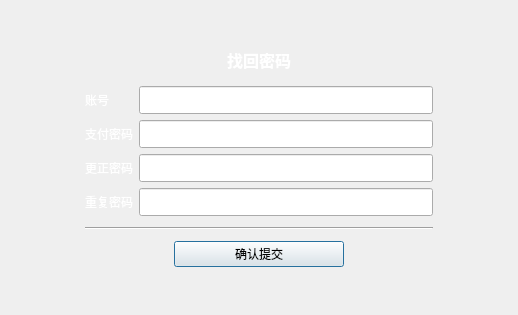
<?xml version="1.0" encoding="UTF-8"?>
<ui version="4.0">
 <class>ForgetPassW</class>
 <widget class="QDialog" name="ForgetPassW">
  <property name="geometry">
   <rect>
    <x>0</x>
    <y>0</y>
    <width>518</width>
    <height>315</height>
   </rect>
  </property>
  <property name="windowTitle">
   <string>找回密码</string>
  </property>
  <property name="windowIcon">
   <iconset resource="resource.qrc">
    <normaloff>:/new/prefix1/res/找回密码.png</normaloff>:/new/prefix1/res/找回密码.png</iconset>
  </property>
  <layout class="QHBoxLayout" name="horizontalLayout">
   <property name="leftMargin">
    <number>85</number>
   </property>
   <property name="topMargin">
    <number>40</number>
   </property>
   <property name="rightMargin">
    <number>85</number>
   </property>
   <property name="bottomMargin">
    <number>40</number>
   </property>
   <item>
    <layout class="QVBoxLayout" name="verticalLayout">
     <item>
      <widget class="QLabel" name="label_4">
       <property name="maximumSize">
        <size>
         <width>16777215</width>
         <height>30</height>
        </size>
       </property>
       <property name="text">
        <string>&lt;html&gt;&lt;head/&gt;&lt;body&gt;&lt;p align=&quot;center&quot;&gt;&lt;span style=&quot; font-size:12pt; font-weight:600; color:#ffffff;&quot;&gt;找回密码&lt;/span&gt;&lt;/p&gt;&lt;/body&gt;&lt;/html&gt;</string>
       </property>
      </widget>
     </item>
     <item>
      <layout class="QGridLayout" name="gridLayout">
       <item row="2" column="0">
        <widget class="QLabel" name="label_3">
         <property name="text">
          <string>&lt;html&gt;&lt;head/&gt;&lt;body&gt;&lt;p&gt;&lt;span style=&quot; color:#ffffff;&quot;&gt;更正密码&lt;/span&gt;&lt;/p&gt;&lt;/body&gt;&lt;/html&gt;</string>
         </property>
        </widget>
       </item>
       <item row="2" column="1">
        <widget class="QLineEdit" name="editPass">
         <property name="minimumSize">
          <size>
           <width>0</width>
           <height>28</height>
          </size>
         </property>
         <property name="styleSheet">
          <string notr="true"/>
         </property>
        </widget>
       </item>
       <item row="1" column="0">
        <widget class="QLabel" name="label_2">
         <property name="text">
          <string>&lt;html&gt;&lt;head/&gt;&lt;body&gt;&lt;p&gt;&lt;span style=&quot; color:#ffffff;&quot;&gt;支付密码&lt;/span&gt;&lt;/p&gt;&lt;/body&gt;&lt;/html&gt;</string>
         </property>
        </widget>
       </item>
       <item row="0" column="0">
        <widget class="QLabel" name="label">
         <property name="text">
          <string>&lt;html&gt;&lt;head/&gt;&lt;body&gt;&lt;p&gt;&lt;span style=&quot; color:#ffffff;&quot;&gt;账号&lt;/span&gt;&lt;/p&gt;&lt;/body&gt;&lt;/html&gt;</string>
         </property>
        </widget>
       </item>
       <item row="1" column="1">
        <widget class="QLineEdit" name="editPay">
         <property name="minimumSize">
          <size>
           <width>0</width>
           <height>28</height>
          </size>
         </property>
         <property name="styleSheet">
          <string notr="true"/>
         </property>
        </widget>
       </item>
       <item row="0" column="1">
        <widget class="QLineEdit" name="editUser">
         <property name="minimumSize">
          <size>
           <width>0</width>
           <height>28</height>
          </size>
         </property>
         <property name="styleSheet">
          <string notr="true"/>
         </property>
        </widget>
       </item>
       <item row="3" column="0">
        <widget class="QLabel" name="label_5">
         <property name="text">
          <string>&lt;html&gt;&lt;head/&gt;&lt;body&gt;&lt;p&gt;&lt;span style=&quot; color:#ffffff;&quot;&gt;重复密码&lt;/span&gt;&lt;/p&gt;&lt;/body&gt;&lt;/html&gt;</string>
         </property>
        </widget>
       </item>
       <item row="3" column="1">
        <widget class="QLineEdit" name="editRePass">
         <property name="minimumSize">
          <size>
           <width>0</width>
           <height>28</height>
          </size>
         </property>
         <property name="styleSheet">
          <string notr="true"/>
         </property>
        </widget>
       </item>
      </layout>
     </item>
     <item>
      <widget class="Line" name="line">
       <property name="orientation">
        <enum>Qt::Horizontal</enum>
       </property>
      </widget>
     </item>
     <item alignment="Qt::AlignHCenter">
      <widget class="QPushButton" name="BtnSure">
       <property name="minimumSize">
        <size>
         <width>170</width>
         <height>26</height>
        </size>
       </property>
       <property name="maximumSize">
        <size>
         <width>16777215</width>
         <height>16777215</height>
        </size>
       </property>
       <property name="styleSheet">
        <string notr="true"/>
       </property>
       <property name="text">
        <string>确认提交</string>
       </property>
      </widget>
     </item>
    </layout>
   </item>
  </layout>
 </widget>
 <tabstops>
  <tabstop>editUser</tabstop>
  <tabstop>editPay</tabstop>
  <tabstop>editPass</tabstop>
  <tabstop>editRePass</tabstop>
  <tabstop>BtnSure</tabstop>
 </tabstops>
 <resources>
  <include location="resource.qrc"/>
 </resources>
 <connections/>
</ui>
